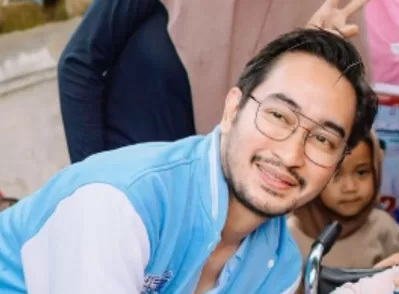
#> input picture images/Jeje Ritchie Ismail/05-2024-11-28T110049524-3010817873.jpg, 399 x 294 px
$ python -i live.py   (imports and definitions only)   (older library calls are emulated)
#> lines starting #> are read from the running program, lines starting #| are printed output that depends on the picture; after the words box and inside, x2 and y2 are one past the last pixel; in counts of white or black regions, pixels touching at a corner belong together
"""Liveness evaluation mirroring Jetson's TLive."""

from __future__ import annotations

from typing import Tuple

import cv2
import numpy as np


class LiveDetector:
    """Simple heuristic-based liveness detector with fast-mode tweaks."""

    def __init__(
        self,
        *,
        fast_mode: bool = False,
        threshold: float = 0.93,
    ) -> None:
        self.fast_mode = fast_mode
        self.threshold = threshold if not fast_mode else max(0.75, threshold)
        self._analysis_max_side = 96 if fast_mode else 160
        self._lbp_stride = 2 if fast_mode else 1
        self.use_simple_liveness = True

    def assess(self, image: np.ndarray) -> Tuple[float, bool]:
        if image is None or image.size == 0:
            return 0.0, False

        if self.use_simple_liveness:
            return self._simple_liveness(image)
        return self._model_liveness(image)

    # ------------------------------------------------------------------
    # Simple heuristic-based detection
    # ------------------------------------------------------------------

    def _simple_liveness(self, image: np.ndarray) -> Tuple[float, bool]:
        if len(image.shape) == 3:
            gray = cv2.cvtColor(image, cv2.COLOR_BGR2GRAY)
            hsv = cv2.cvtColor(image, cv2.COLOR_BGR2HSV)
        else:
            gray = image
            hsv = cv2.cvtColor(cv2.cvtColor(image, cv2.COLOR_GRAY2BGR), cv2.COLOR_BGR2HSV)

        if self.fast_mode:
            return self._fast_liveness(gray, hsv)

        lbp_score = self._calculate_lbp_uniformity(gray)
        color_score = self._analyze_color_distribution(hsv)
        edge_score = self._calculate_edge_density(gray)
        freq_score = self._analyze_frequency_domain(gray)

        weights = (0.3, 0.2, 0.25, 0.25)
        liveness_score = (
            weights[0] * lbp_score
            + weights[1] * color_score
            + weights[2] * edge_score
            + weights[3] * freq_score
        )

        return float(liveness_score), bool(liveness_score > self.threshold)

    def _fast_liveness(self, gray: np.ndarray, hsv: np.ndarray) -> Tuple[float, bool]:
        gray_small, hsv_small = self._resize_pair_for_fast_mode(gray, hsv)

        contrast = float(np.clip(np.std(gray_small) / 64.0, 0.0, 1.0))
        edge_score = self._calculate_edge_density(gray_small)
        color_score = self._analyze_color_distribution(hsv_small)

        liveness_score = 0.45 * contrast + 0.35 * edge_score + 0.20 * color_score
        return float(liveness_score), bool(liveness_score > self.threshold)

    def _model_liveness(self, image: np.ndarray) -> Tuple[float, bool]:
        # Placeholder for real anti-spoofing model integration
        return self._simple_liveness(image)

    # ------------------------------------------------------------------
    # Feature helpers
    # ------------------------------------------------------------------

    def _calculate_lbp_uniformity(self, gray_image: np.ndarray) -> float:
        gray_work = self._resize_for_analysis(gray_image)
        h, w = gray_work.shape
        if h < 16 or w < 16:
            return 0.5

        patterns = []
        for y in range(1, h - 1, self._lbp_stride):
            for x in range(1, w - 1, self._lbp_stride):
                center = gray_work[y, x]
                pattern = 0
                neighbors = [
                    gray_work[y - 1, x - 1],
                    gray_work[y - 1, x],
                    gray_work[y - 1, x + 1],
                    gray_work[y, x + 1],
                    gray_work[y + 1, x + 1],
                    gray_work[y + 1, x],
                    gray_work[y + 1, x - 1],
                    gray_work[y, x - 1],
                ]
                for i, neighbor in enumerate(neighbors):
                    if neighbor >= center:
                        pattern |= 1 << i
                patterns.append(pattern)

        if not patterns:
            return 0.5

        unique_patterns = len(set(patterns))
        uniformity = 1.0 - (unique_patterns / len(patterns))
        return float(np.clip(uniformity, 0.0, 1.0))

    @staticmethod
    def _analyze_color_distribution(hsv_image: np.ndarray) -> float:
        h_channel = hsv_image[:, :, 0]
        s_channel = hsv_image[:, :, 1]

        skin_mask = (h_channel >= 0) & (h_channel <= 30)
        skin_ratio = float(np.sum(skin_mask)) / float(hsv_image.shape[0] * hsv_image.shape[1])

        sat_mean = float(np.mean(s_channel))
        sat_std = float(np.std(s_channel))

        color_score = (
            skin_ratio * 0.6
            + (sat_mean / 255.0) * 0.2
            + min(sat_std / 50.0, 1.0) * 0.2
        )
        return float(min(color_score, 1.0))

    @staticmethod
    def _calculate_edge_density(gray_image: np.ndarray) -> float:
        sobelx = cv2.Sobel(gray_image, cv2.CV_64F, 1, 0, ksize=3)
        sobely = cv2.Sobel(gray_image, cv2.CV_64F, 0, 1, ksize=3)

        magnitude = np.sqrt(sobelx ** 2 + sobely ** 2)
        edges = magnitude > 30

        edge_density = float(np.sum(edges)) / float(gray_image.shape[0] * gray_image.shape[1])
        return float(min(edge_density * 10, 1.0))

    @staticmethod
    def _analyze_frequency_domain(gray_image: np.ndarray) -> float:
        f_transform = np.fft.fft2(gray_image)
        f_shift = np.fft.fftshift(f_transform)
        magnitude_spectrum = np.log(np.abs(f_shift) + 1)

        h, w = magnitude_spectrum.shape
        center_x, center_y = w // 2, h // 2
        y, x = np.ogrid[:h, :w]
        mask = ((x - center_x) ** 2 + (y - center_y) ** 2) > (min(h, w) // 6) ** 2

        high_freq_energy = float(np.mean(magnitude_spectrum[mask]))
        total_energy = float(np.mean(magnitude_spectrum))
        if total_energy == 0:
            return 0.5

        hf_ratio = high_freq_energy / total_energy
        return float(min(hf_ratio / 0.3, 1.0))

    def _resize_for_analysis(self, gray_image: np.ndarray) -> np.ndarray:
        if not self.fast_mode:
            return gray_image

        h, w = gray_image.shape[:2]
        max_side = max(h, w)
        if max_side <= self._analysis_max_side:
            return gray_image

        scale = self._analysis_max_side / float(max_side)
        new_w = max(8, int(round(w * scale)))
        new_h = max(8, int(round(h * scale)))
        return cv2.resize(gray_image, (new_w, new_h), interpolation=cv2.INTER_AREA)

    def _resize_pair_for_fast_mode(
        self,
        gray_image: np.ndarray,
        hsv_image: np.ndarray,
    ) -> Tuple[np.ndarray, np.ndarray]:
        if not self.fast_mode:
            return gray_image, hsv_image

        h, w = gray_image.shape[:2]
        max_side = max(h, w)
        if max_side <= self._analysis_max_side:
            return gray_image, hsv_image

        scale = self._analysis_max_side / float(max_side)
        new_w = max(8, int(round(w * scale)))
        new_h = max(8, int(round(h * scale)))
        gray_small = cv2.resize(gray_image, (new_w, new_h), interpolation=cv2.INTER_AREA)
        hsv_small = cv2.resize(hsv_image, (new_w, new_h), interpolation=cv2.INTER_AREA)
        return gray_small, hsv_small

>>> import cv2
>>> picture = cv2.imread('../../images/Jeje Ritchie Ismail/05-2024-11-28T110049524-3010817873.jpg')
#> picture is the input picture: shape (294, 399, 3); mean B, G, R 143.3, 136.1, 139.1
>>> result = LiveDetector().assess(picture)
#> in _simple_liveness, `gray = cv2.cvtColor(image, cv2.COLOR_BGR2GRAY)`:
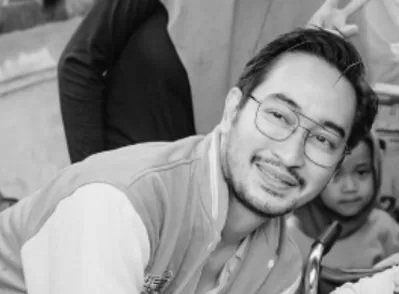
#> gray: shape (294, 399); min 4, max 251, mean 137.8
#> in _simple_liveness, `hsv = cv2.cvtColor(image, cv2.COLOR_BGR2HSV)`: hsv: shape (294, 399, 3); mean H, S, V 63.9, 87.9, 166.1
#> after the loop in _calculate_lbp_uniformity, `for y in range(1, h - 1, self._lbp_stride):`: patterns = 115924 items
#> in _calculate_lbp_uniformity, `unique_patterns = len(set(patterns))`: unique_patterns = 253
#> in _calculate_lbp_uniformity, `uniformity = 1.0 - (unique_patterns / len(patterns))`: uniformity = 0.998
#> in _analyze_color_distribution, `h_channel = hsv_image[:, :, 0]`:
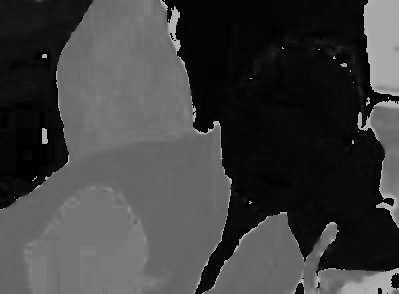
#> h_channel: shape (294, 399); min 0, max 179, mean 63.9
#> in _analyze_color_distribution, `s_channel = hsv_image[:, :, 1]`:
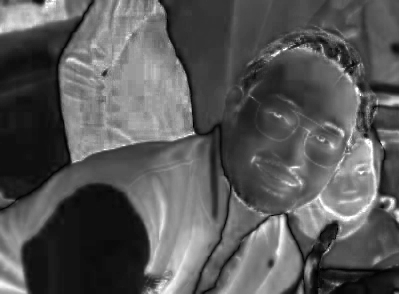
#> s_channel: shape (294, 399); min 0, max 255, mean 87.9
#> in _analyze_color_distribution, `skin_mask = (h_channel >= 0) & (h_channel <= 30)`:
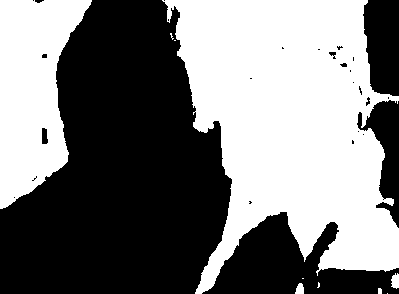
#> skin_mask: shape (294, 399) bool; 47.9% white; 10 white regions (5 under 20 px), largest, box (x1, y1, x2, y2) and area: (162, 0, 399, 294) 43695, (0, 0, 92, 209) 12324, (391, 273, 399, 289) 99, (295, 283, 304, 294) 76, (378, 288, 382, 294) 23
#> in _analyze_color_distribution, `skin_ratio = float(np.sum(skin_mask)) / float(hsv_image.shape[0] * hsv..`: skin_ratio = 0.479
#> in _analyze_color_distribution, `sat_mean = float(np.mean(s_channel))`: sat_mean = 87.95
#> in _analyze_color_distribution, `sat_std = float(np.std(s_channel))`: sat_std = 52.61
#> in _analyze_color_distribution, `color_score = ( skin_ratio * 0.6 + (sat_mean / 255.0) * 0.2 + min(sat_..`: color_score = 0.557
#> in _calculate_edge_density, `sobelx = cv2.Sobel(gray_image, cv2.CV_64F, 1, 0, ksize=3)`:
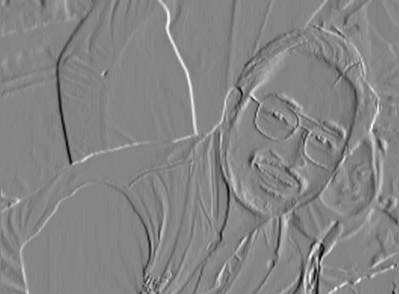
#> sobelx: shape (294, 399) float64; min -475, max 434, mean -0.4; drawn with min black and max white
#> in _calculate_edge_density, `edges = magnitude > 30`:
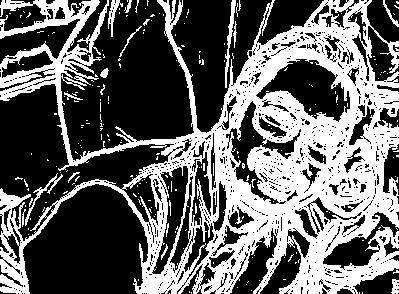
#> edges: shape (294, 399) bool; 39.7% white; 225 white regions (207 under 20 px), largest, box (x1, y1, x2, y2) and area: (0, 0, 399, 294) 44547, (225, 0, 236, 88) 281, (25, 173, 63, 226) 220
#> in _calculate_edge_density, `edge_density = float(np.sum(edges)) / float(gray_image.shape[0] * gray..`: edge_density = 0.397
#> in _simple_liveness, `edge_score = self._calculate_edge_density(gray)`: edge_score = 1
#> in _analyze_frequency_domain, `magnitude_spectrum = np.log(np.abs(f_shift) + 1)`:
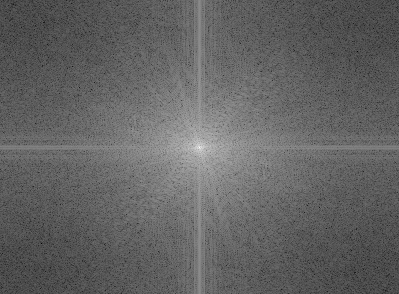
#> magnitude_spectrum: shape (294, 399) float64; min 0.511, max 16.6, mean 6.8; drawn with min black and max white
#> in _analyze_frequency_domain, `high_freq_energy = float(np.mean(magnitude_spectrum[mask]))`: high_freq_energy = 6.6
#> in _analyze_frequency_domain, `total_energy = float(np.mean(magnitude_spectrum))`: total_energy = 6.8
#> in _analyze_frequency_domain, `hf_ratio = high_freq_energy / total_energy`: hf_ratio = 0.971
#> in _simple_liveness, `freq_score = self._analyze_frequency_domain(gray)`: freq_score = 1
#> in _simple_liveness, `liveness_score = ( weights[0] * lbp_score + weights[1] * color_score +..`: liveness_score = 0.911
#> result = (0.911, False)
